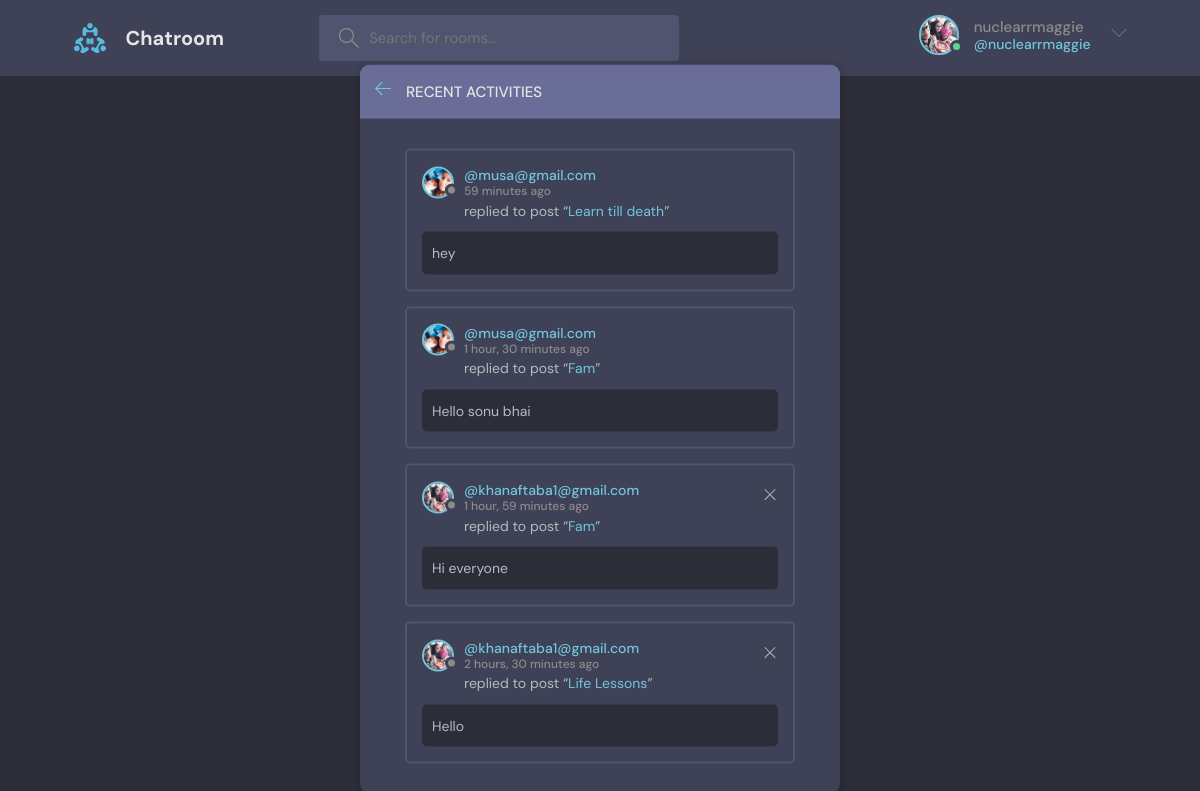
/activity/ (signed in), run on the app's committed database.
### base/models.py (models this page shows, shortened)
class User(AbstractUser):
    name = models.CharField(max_length=200, null=True)
    email = models.EmailField(unique=True, null=True)
    bio = models.TextField(null=True)
    avatar = models.ImageField(null=True, default="avatar.svg")
    USERNAME_FIELD = 'email'
    REQUIRED_FIELDS = []

class Message(models.Model):
    user = models.ForeignKey(User, on_delete=models.CASCADE)
    room = models.ForeignKey(Room, on_delete=models.CASCADE)
    body = models.TextField()
    updated = models.DateTimeField(auto_now=True)
    created = models.DateTimeField(auto_now_add=True)
    class Meta:
        ordering = ['-updated','-created']

class Room(models.Model):
    host = models.ForeignKey(User, on_delete=models.SET_NULL, null = True)
    topic = models.ForeignKey(Topic, on_delete=models.SET_NULL, null = True)
    name = models.CharField(max_length=200)
    description = models.TextField(null=True, blank=True)
    participants = models.ManyToManyField(User,related_name='participants',blank=True)
    updated = models.DateTimeField(auto_now=True)
    created = models.DateTimeField(auto_now_add=True)
    class Meta:
        ordering = ['-updated','-created']
    def __str__(self):
        return self.name

### base/views.py (the view)
# urls.py: path('activity/',views.activityPage, name='activity'),
def activityPage(request):
    room_messages = Message.objects.all()
    return render(request, 'base/activity.html', {'room_messages': room_messages})

### base/templates/base/activity.html
{% extends 'main.html' %}
{% block content %}
    <main class="layout">
      <div class="container">
        <div class="layout__box">
          <div class="layout__boxHeader">
            <div class="layout__boxTitle">
              <a href="{% url 'home' %}">
                <svg version="1.1" xmlns="http://www.w3.org/2000/svg" width="32" height="32" viewBox="0 0 32 32">
                  <title>arrow-left</title>
                  <path
                    d="M13.723 2.286l-13.723 13.714 13.719 13.714 1.616-1.611-10.96-10.96h27.625v-2.286h-27.625l10.965-10.965-1.616-1.607z"
                  ></path>
                </svg>
              </a>
              <h3>Recent Activities</h3>
            </div>
          </div>
          <div class="activities-page layout__body">
            {% for message in room_messages %}
              <div class="activities__box">
                <div class="activities__boxHeader roomListRoom__header">
                  <a href="{% url 'user-profile' message.user.id %}" class="roomListRoom__author">
                    <div class="avatar avatar--small">
                      <img src="{{message.user.avatar.url}}" />
                    </div>
                    <p>
                      @{{message.user}}
                      <span>{{message.created|timesince}} ago</span>
                    </p>
                  </a>
                  {% if request.user == message.user %}
                  <div class="roomListRoom__actions">
                    <a href="{% url 'delete-message' message.id %}">
                      <svg version="1.1" xmlns="http://www.w3.org/2000/svg" width="32" height="32" viewBox="0 0 32 32">
                        <title>remove</title>
                        <path
                          d="M27.314 6.019l-1.333-1.333-9.98 9.981-9.981-9.981-1.333 1.333 9.981 9.981-9.981 9.98 1.333 1.333 9.981-9.98 9.98 9.98 1.333-1.333-9.98-9.98 9.98-9.981z"
                        ></path>
                      </svg>
                    </a>
                  </div>
                  {% endif %}
                </div>
                <div class="activities__boxContent">
                  <p>replied to post “<a href="{% url 'room' message.room.id %}">{{message.room}}</a>”</p>
                  <div class="activities__boxRoomContent">
                      {{message.body}}
                  </div>
                </div>
              </div>
            {% endfor %}
          </div>
        </div>
      </div>
    </main>
    {% endblock content %}

### templates/navbar.html (shortened to what this page needs)
{% load static %}
<header class="header header--loggedIn">
    <div class="container">
      <a href="{% url 'home' %}" class="header__logo">
        <img src="{% static 'images/logo.svg' %}" />
        <h1>Chatroom</h1>
      </a>
      {% if request.user.is_authenticated %}
      <form class="header__search" method="GET" action = "{% url 'home' %}">
        <label>
          <input name="q" placeholder="Search for rooms..." />
        </label>
      </form>
      {% endif %}
      <nav class="header__menu">
        {% if request.user.is_authenticated %}
        <div class="header__user">
          <a href="{% url 'update-user' %}">
            <div class="avatar avatar--medium active">
              <img src="{{request.user.avatar.url}}" />
            </div>
            <p>{{request.user.username}} <span>@{{request.user.username}}</span></p>
          </a>
          <button class="dropdown-button">
            <svg version="1.1" xmlns="http://www.w3.org/2000/svg" width="32" height="32" viewBox="0 0 32 32">
              <title>chevron-down</title>
              <path d="M16 21l-13-13h-3l16 16 16-16h-3l-13 13z"></path>
            </svg>
          </button>
        </div>
        {% else %}
        <a href="{% url 'login' %}">
          <img src="{% static 'images\avatar.svg'%}" />
          <p>Login</p>
        </a>
        {% endif %}
      </nav>
    </div>
  </header>

### data on the page
User: user.avatar (picture), user.username "nuclearrmaggie"
Message: user.avatar (picture), user "musa@gmail.com", created "59 minutes", room "Learn till death", body "hey"
Message: user.avatar (picture), user "musa@gmail.com", created "1 hour, 30 minutes", room "Fam", body "Hello sonu bhai"
Message: user.avatar (picture), user "khanaftaba1@gmail.com", created "1 hour, 59 minutes", room "Fam", body "Hi everyone"
Message: user.avatar (picture), user "khanaftaba1@gmail.com", created "2 hours, 30 minutes", room "Life Lessons", body "Hello"
